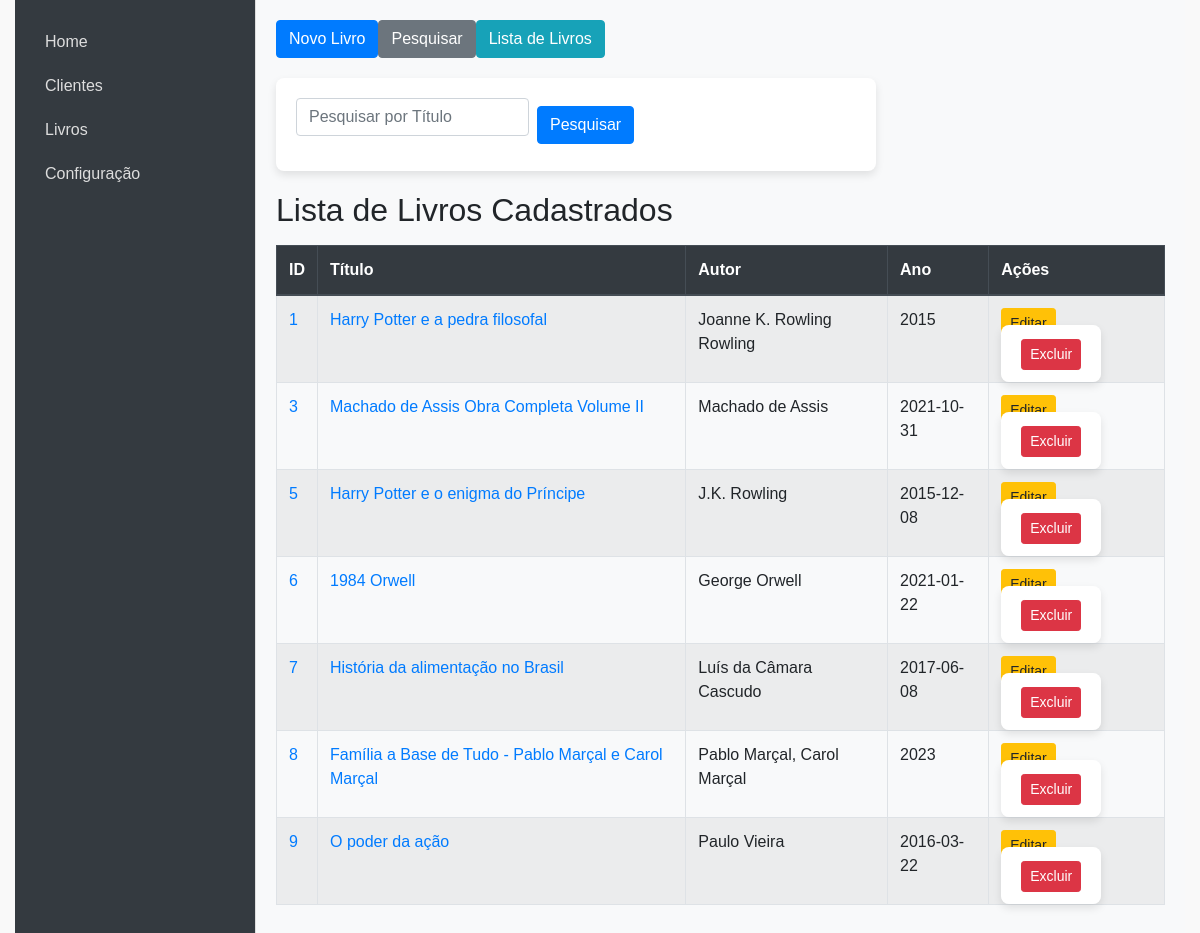
The page /livros (signed in) on the database as committed earlier.
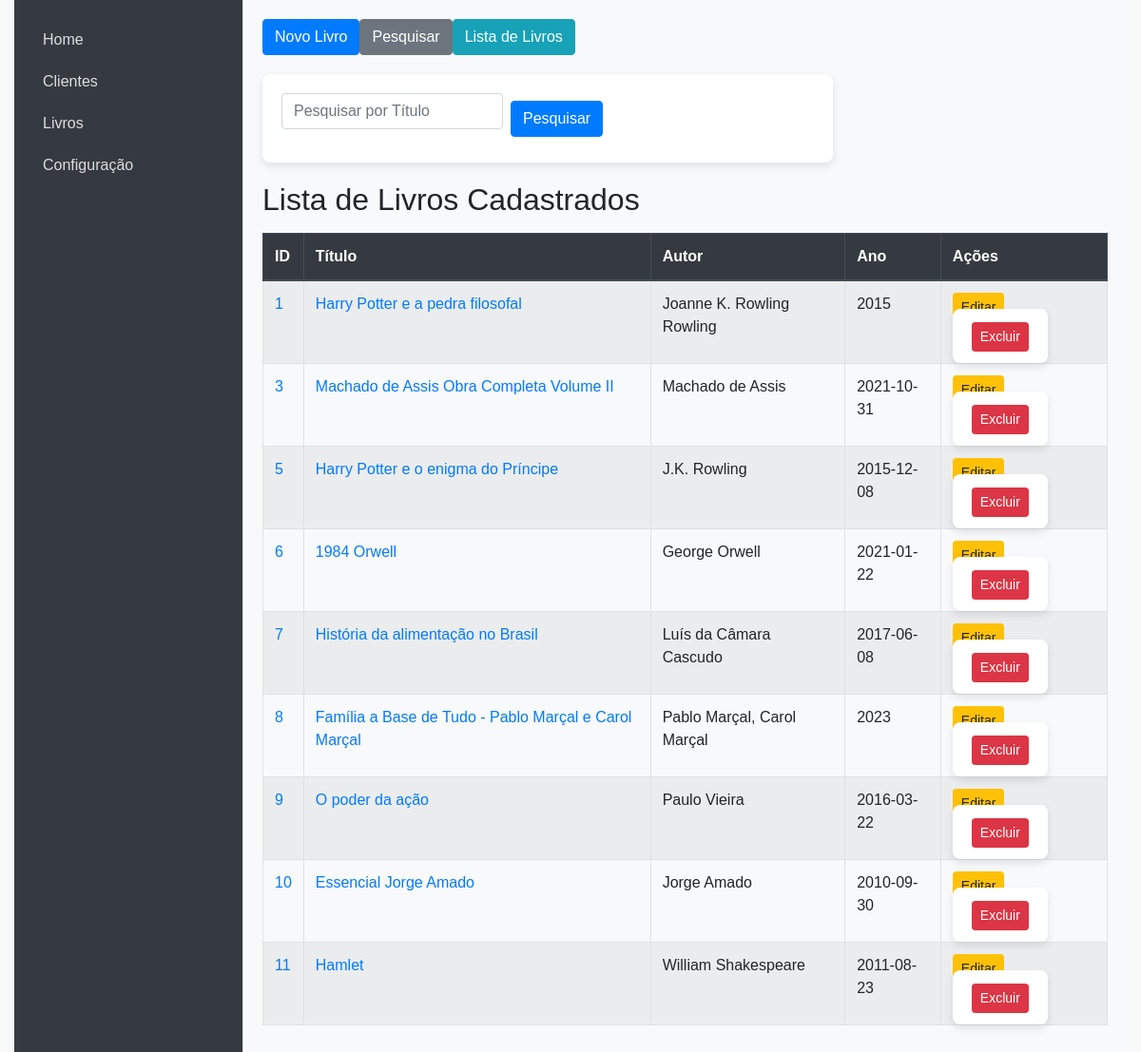
The same page on the database as committed later.
### models.py (models this page shows, shortened)
class Livro(db.Model):
    id = db.Column(db.Integer, primary_key=True)
    titulo = db.Column(db.String(100), nullable=False)
    autor = db.Column(db.String(100), nullable=False)
    editora = db.Column(db.String(100), nullable=False)
    idade_leitura = db.Column(db.String(100), nullable=False)
    isbn = db.Column(db.String(20), nullable=False)
    ano = db.Column(db.Integer, nullable=False)
    num_paginas = db.Column(db.Integer, nullable=False)
    valor = db.Column(db.Float, nullable=False)
    capa_livro = db.Column(db.String(200), nullable=True)  # Novo campo para a capa

### app.py (the view)
@app.route('/livros')
def livros():
    if 'username' not in session:
        return redirect(url_for('login'))
    livros = Livro.query.all()
    return render_template('livros.html', livros=livros)

### templates/livros.html (shortened to what this page needs)
{% extends "index.html" %}
{% block content %}
    <div class="top-menu mb-3 d-flex gap-2">
        <button class="btn btn-primary" onclick="window.location.href='{{ url_for('novo_livro') }}'">Novo Livro</button>
        <button id="showPesquisarButton" class="btn btn-secondary" onclick="togglePesquisar()">Pesquisar</button>
        <button class="btn btn-info" onclick="window.location.href='{{ url_for('livros') }}'">Lista de Livros</button>
    </div>
    <div id="pesquisarForm" class="hidden mb-3">
        <form action="{{ url_for('livros') }}" method="GET" class="form-inline">
            <input type="text" class="form-control mr-2" name="titulo" placeholder="Pesquisar por Título" value="{{ request.args.get('titulo', '') }}">
            <button type="submit" class="btn btn-primary">Pesquisar</button>
        </form>
    </div>
    <h2>Lista de Livros Cadastrados</h2>
    <table class="table table-striped table-bordered mt-3">
        <thead class="thead-dark">
            <tr>
                <th>ID</th>
                <th>Título</th>
                <th>Autor</th>
                <th>Ano</th>
                <th>Ações</th>
            </tr>
        </thead>
        <tbody>
            {% for livro in livros %}
            <tr>
                <td><a href="{{ url_for('visualizar_livro', id=livro.id) }}" target="_blank">{{ livro.id }}</a></td>
                <td><a href="{{ url_for('visualizar_livro', id=livro.id) }}" target="_blank">{{ livro.titulo }}</a></td>
                <td>{{ livro.autor }}</td>
                <td>{{ livro.ano }}</td>
                <td>
                    <a href="{{ url_for('editar_livro', id=livro.id) }}" class="btn btn-sm btn-warning">Editar</a>
                    <form action="{{ url_for('deletar_livro', id=livro.id) }}" method="POST" style="display:inline;">
                        <button type="submit" class="btn btn-sm btn-danger" onclick="return confirmarExclusao()">Excluir</button>
                    </form>
                </td>
            </tr>
            {% endfor %}
        </tbody>
    </table>
{% endblock %}

### templates/index.html (shortened to what this page needs)
<!DOCTYPE html>
<html lang="pt-BR">
<head>
    <link href="https://stackpath.bootstrapcdn.com/bootstrap/4.5.2/css/bootstrap.min.css" rel="stylesheet">
    <link rel="stylesheet" href="{{ url_for('static', filename='style.css') }}">
</head>
<body>
    <div class="container-fluid">
        <aside class="sidebar">
            <ul class="nav flex-column">
                <li class="nav-item"><a class="nav-link" href="/">Home</a></li>
                <li class="nav-item"><a class="nav-link" href="/clientes">Clientes</a></li>
                <li class="nav-item"><a class="nav-link" href="/livros">Livros</a></li>
                <li class="nav-item"><a class="nav-link" href="/configuracao">Configuração</a></li>
            </ul>
        </aside>
        <main class="content">
            {% block content %}{% endblock %}
        </main>
    </div>
</body>
</html>

### static/style.css (style rules this page uses)
* { margin: 0; padding: 0; box-sizing: border-box; }
body { font-family: Arial, sans-serif; background-color: #f9f9f9; height: 100vh; display: flex; }
.container-fluid { display: flex; width: 100%; height: 100%; }
.sidebar { width: 240px; background-color: #343a40; color: #fff; padding: 20px; position: fixed; height: 100%; overflow: auto; }
.sidebar .nav { flex-direction: column; }
.sidebar .nav-link { color: #ddd; font-size: 16px; padding: 10px; border-radius: 5px; }
.content { margin-left: 240px; padding: 20px; flex: 1; background-color: #f8f9fa; border-left: 1px solid #ddd; overflow-y: auto; }
form { margin: 20px 0; display: flex; flex-direction: column; width: 100%; max-width: 600px; background-color: #fff; padding: 20px; border-radius: 8px; box-shadow: 0 4px 8px rgba(0, 0, 0, 0.1); }
form input, form select { margin-bottom: 15px; padding: 10px; font-size: 14px; border: 1px solid #ddd; border-radius: 4px; width: 100%; }
form button { padding: 10px; background-color: #333; color: #fff; border: none; border-radius: 4px; font-size: 16px; cursor: pointer; }
table { width: 100%; border-collapse: collapse; margin-top: 20px; }
table th, table td { border: 1px solid #ddd; padding: 10px; text-align: left; }
table th { background-color: #f4f4f4; color: #333; }

Rows that differ between the two databases and show on the page:
added Livro: id "10", titulo "Essencial Jorge Amado", autor "Jorge Amado", ano "2010-09-30"
added Livro: id "11", titulo "Hamlet", autor "William Shakespeare", ano "2011-08-23"
